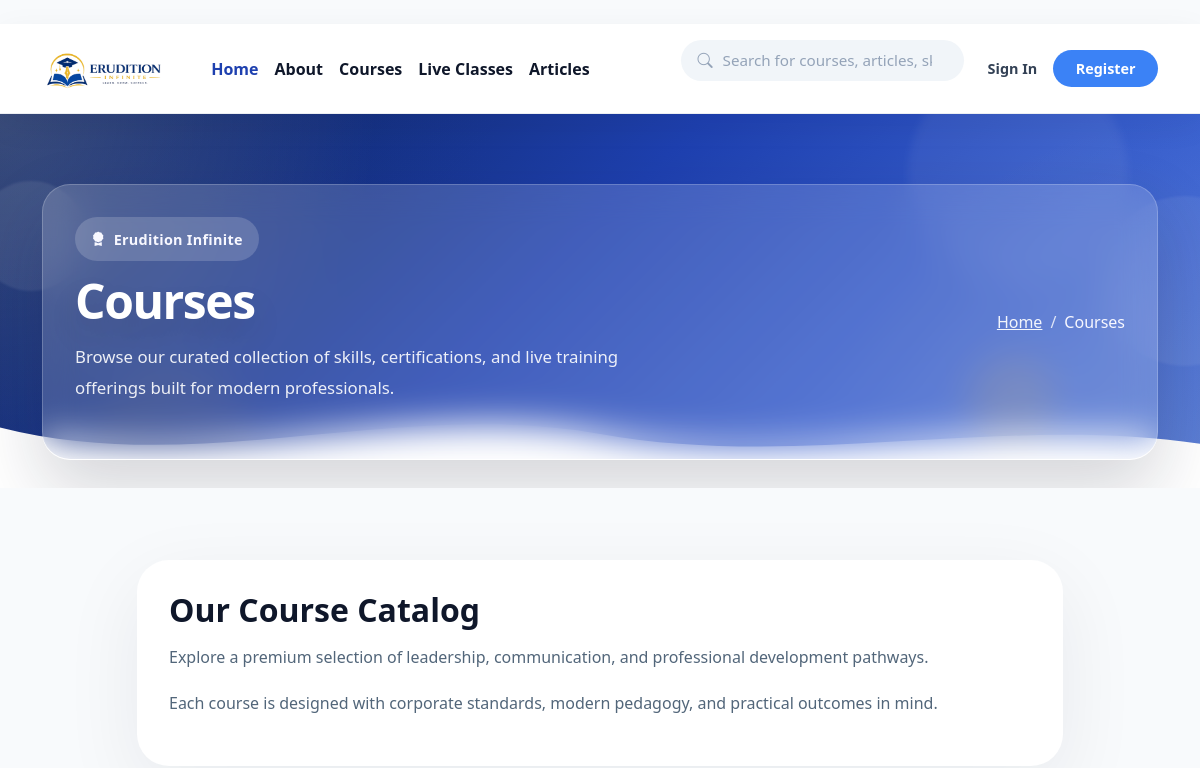
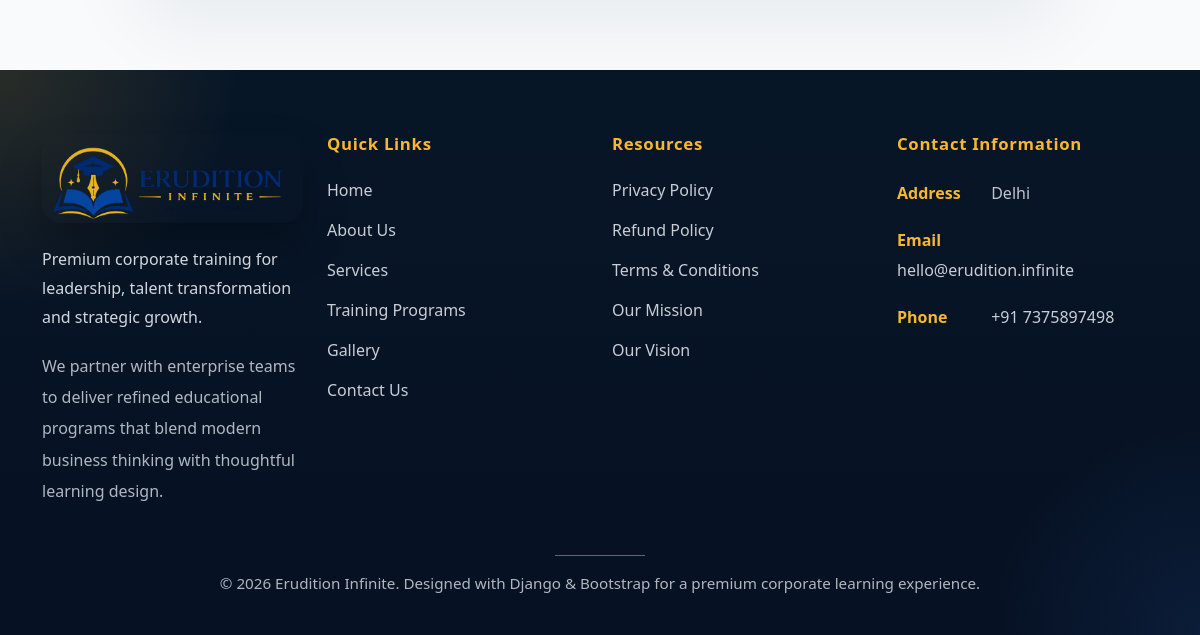
The app's page /courses/, older data (2 pictures, top to bottom).
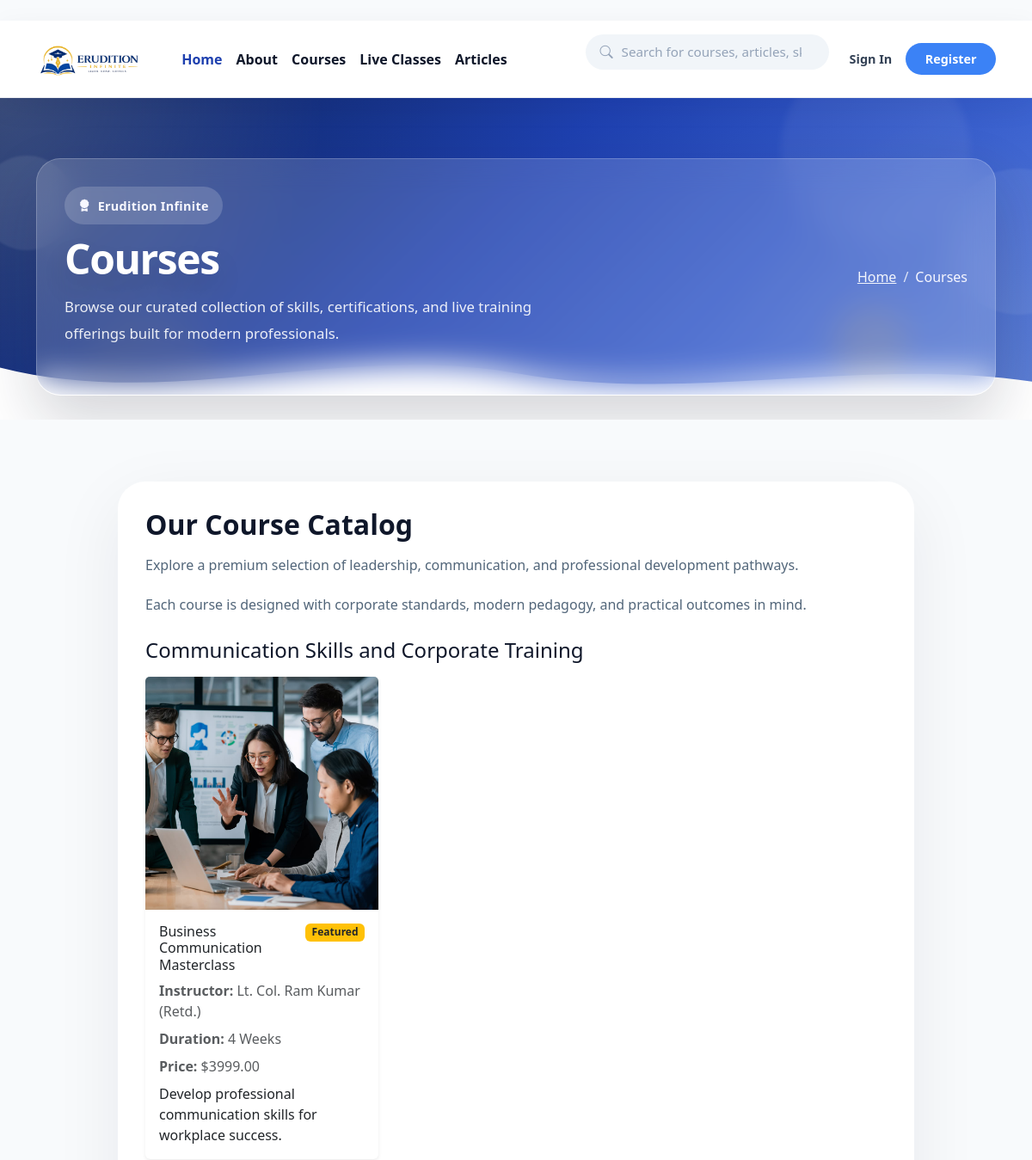
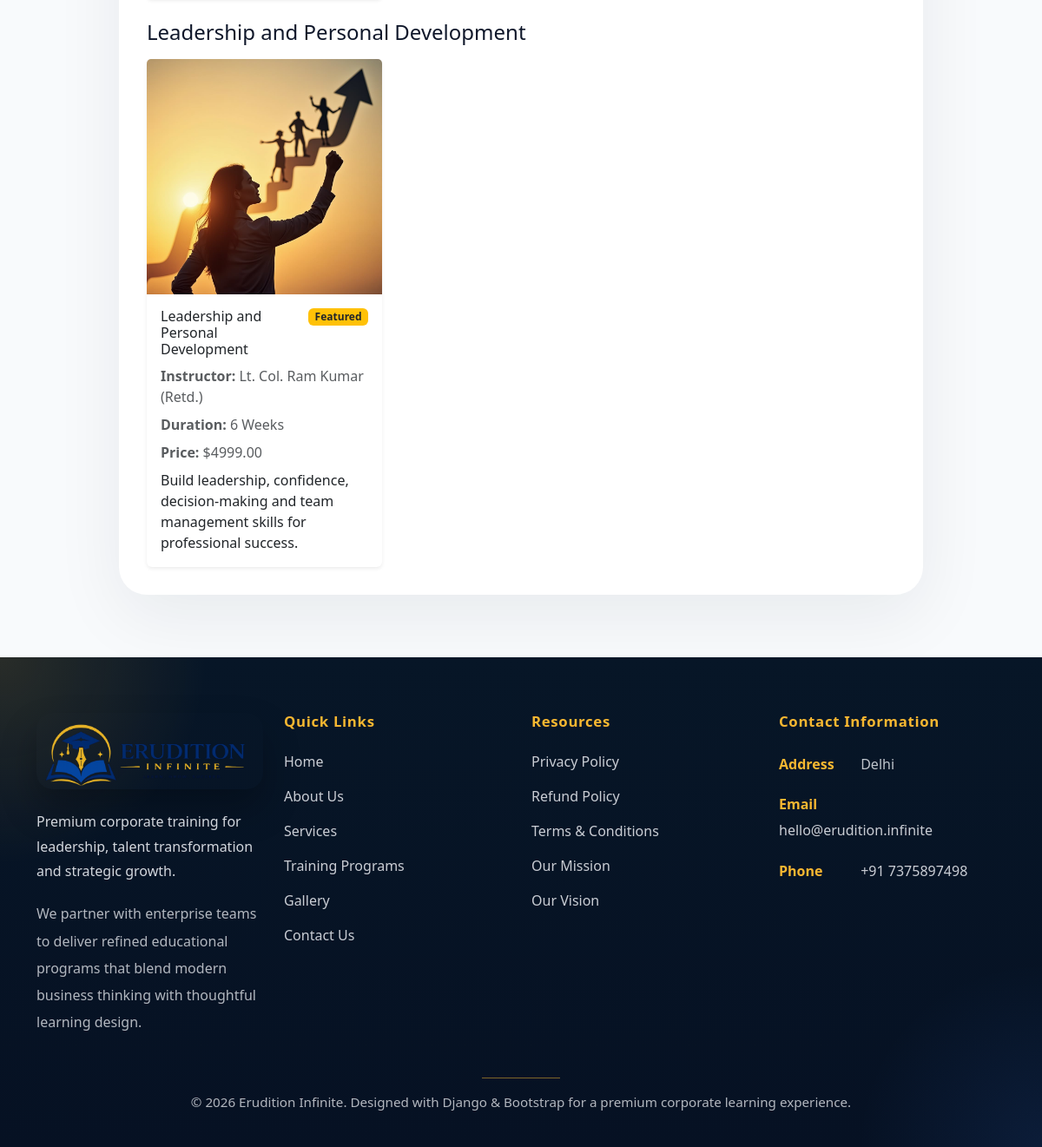
The same page, newer data (2 pictures, top to bottom).
### Erudition/models.py (models this page shows, shortened)
class Category(models.Model):
    name = models.CharField(max_length=255)
    slug = models.SlugField(unique=True)
    class Meta:
        verbose_name_plural = "categories"
        ordering = ["name"]

class Course(models.Model):
    category = models.ForeignKey(Category, on_delete=models.CASCADE, related_name='courses')
    title = models.CharField(max_length=255)
    slug = models.SlugField(max_length=255, unique=True, blank=True)
    short_description = models.CharField(max_length=255, blank=True)
    description = models.TextField(blank=True)
    course_image = models.ImageField(upload_to='courses/', blank=True, null=True)
    instructor_name = models.CharField(max_length=255, blank=True)
    duration = models.CharField(max_length=50, blank=True)
    price = models.DecimalField(max_digits=8, decimal_places=2, default=0.00)
    is_featured = models.BooleanField(default=False)
    is_active = models.BooleanField(default=True)
    created_at = models.DateTimeField(auto_now_add=True)
    class Meta:
        ordering = ('-created_at',)

### Erudition/views.py (the view)
# urls.py: path('courses/', views.courses, name='courses'),
def courses(request):
    categories = Category.objects.prefetch_related(
        Prefetch('courses', queryset=Course.objects.filter(is_active=True).order_by('-is_featured', '-created_at'))
    ).order_by('name')
    return render(request, 'Erudition/courses.html', {
        'page_title': 'Courses',
        'page_subtitle': 'Browse our curated collection of skills, certifications, and live training offerings built for modern professionals.',
        'categories': categories,
    })

### Erudition/context_processors.py (called while the page is built)
def active_announcement(request):
    announcement = Announcement.objects.filter(is_active=True).order_by('-created_at').first()
    return {'active_announcement': announcement}

### Erudition/templates/Erudition/courses.html (shortened to what this page needs)
{% extends 'Erudition/base.html' %}
{% block header_banner %}
    {% include 'Erudition/header_banner.html' %}
{% endblock %}
{% block content %}
<section class="page-section">
    <div class="container">
        <div class="row justify-content-center">
            <div class="col-lg-10">
                <div class="page-card shadow-soft">
                    <div class="card-body">
                        <h2 class="section-heading">Our Course Catalog</h2>
                        <p class="section-text">
                            Explore a premium selection of leadership, communication, and professional development pathways.
                        </p>
                        <p class="section-text">
                            Each course is designed with corporate standards, modern pedagogy, and practical outcomes in mind.
                        </p>
                        {% if categories %}
                            {% for category in categories %}
                                {% if category.courses.all %}
                                    <div class="mt-4">
                                        <h4 class="mb-3">{{ category.name }}</h4>
                                        <div class="row g-4">
                                            {% for course in category.courses.all %}
                                                <div class="col-md-6 col-lg-4">
                                                    <div class="card h-100 border-0 shadow-sm">
                                                        {% if course.course_image %}
                                                            <img src="{{ course.course_image.url }}" class="card-img-top" alt="{{ course.title }}">
                                                        {% endif %}
                                                        <div class="card-body">
                                                            <div class="d-flex justify-content-between align-items-start gap-3">
                                                                <h3 class="h6 mb-2">{{ course.title }}</h3>
                                                                {% if course.is_featured %}
                                                                    <span class="badge bg-warning text-dark">Featured</span>
                                                                {% endif %}
                                                            </div>
                                                            <p class="text-muted mb-2"><strong>Instructor:</strong> {{ course.instructor_name|default:'TBD' }}</p>
                                                            <p class="text-muted mb-2"><strong>Duration:</strong> {{ course.duration|default:'N/A' }}</p>
                                                            <p class="text-muted mb-2"><strong>Price:</strong> {% if course.price %} ${{ course.price }} {% else %} Free {% endif %}</p>
                                                            <p class="mb-0">{{ course.short_description|default:course.description|truncatechars:120 }}</p>
                                                        </div>
                                                    </div>
                                                </div>
                                            {% endfor %}
                                        </div>
                                    </div>
                                {% endif %}
                            {% endfor %}
                        {% else %}
                            <div class="alert alert-info mt-4" role="alert">
                                No courses are currently available. Please check back soon.
                            </div>
                        {% endif %}
                    </div>
                </div>
            </div>
        </div>
    </div>
</section>
{% endblock %}

### Erudition/templates/Erudition/base.html (shortened to what this page needs)
﻿﻿<!DOCTYPE html>
<html lang="en">
{% load static %}
<head>
    <link href="https://cdn.jsdelivr.net/npm/bootstrap@5.3.3/dist/css/bootstrap.min.css" rel="stylesheet">
    <link href="https://cdn.jsdelivr.net/npm/bootstrap-icons@1.11.5/font/bootstrap-icons.css" rel="stylesheet">
    <link rel="stylesheet" href="{% static 'Erudition/css/style.css' %}">
</head>
<body>
    <nav class="navbar navbar-expand-lg sticky-top">
        <div class="container">
            <a class="navbar-brand d-flex align-items-center gap-3" href="{% url 'home' %}">
                <img src="{% static 'Erudition/images/LOGO.png' %}" alt="Erudition logo" class="logo-img">
            </a>
            <div class="collapse navbar-collapse" id="navbarNav">
                <ul class="navbar-nav align-items-lg-center ms-lg-3">
                    <li class="nav-item"><a class="nav-link active" href="{% url 'home' %}">Home</a></li>
                    <li class="nav-item"><a class="nav-link" href="{% url 'about' %}">About</a></li>
                    <li class="nav-item"><a class="nav-link" href="{% url 'courses' %}">Courses</a></li>
                    <li class="nav-item"><a class="nav-link" href="#">Live Classes</a></li>
                    <li class="nav-item"><a class="nav-link" href="#">Articles</a></li>
                </ul>
                <form class="nav-search ms-lg-auto" role="search" onsubmit="return false;">
                    <i class="bi bi-search"></i>
                    <input type="search" placeholder="Search for courses, articles, skills...">
                </form>
                <div class="d-flex align-items-center nav-actions ms-lg-3">
                    <a href="#" class="nav-link-plain">Sign In</a>
                    <a href="#" class="btn-register">Register</a>
                </div>
            </div>
        </div>
    </nav>
    {% block header_banner %}{% endblock %}
    <main>
        {% block content %}{% endblock %}
    </main>
    {% include 'Erudition/footer.html' %}
</body>
</html>

### Erudition/templates/Erudition/header_banner.html
<section class="global-header-banner" role="banner">
    <div class="banner-shape shape-1"></div>
    <div class="banner-shape shape-2"></div>
    <div class="banner-shape shape-3"></div>
    <div class="banner-accent accent-1"></div>
    <div class="banner-accent accent-2"></div>
    <div class="container banner-container">
        <div class="banner-glass">
            <div class="row align-items-center gy-4">
                <div class="col-lg-7">
                    <p class="banner-eyebrow"><i class="bi bi-award-fill"></i> Erudition Infinite</p>
                    <h1 class="banner-title">{{ page_title }}</h1>
                    {% if page_subtitle %}
                    <p class="banner-subtitle">{{ page_subtitle }}</p>
                    {% endif %}
                </div>
                <div class="col-lg-5 text-lg-end">
                    <nav aria-label="breadcrumb" class="banner-breadcrumb">
                        <ol class="breadcrumb justify-content-lg-end mb-0">
                            <li class="breadcrumb-item"><a href="{% url 'home' %}">Home</a></li>
                            <li class="breadcrumb-item active" aria-current="page">{{ page_title }}</li>
                        </ol>
                    </nav>
                </div>
            </div>
        </div>
    </div>
    <div class="banner-wave-bottom">
        <svg viewBox="0 0 1440 110" preserveAspectRatio="none" aria-hidden="true">
            <path fill="#ffffff" d="M0,36 C240,98 480,0 720,44 C960,88 1200,20 1440,56 L1440,120 L0,120 Z"></path>
        </svg>
    </div>
</section>

### Erudition/templates/Erudition/footer.html
{% load static %}
<footer class="site-footer">
    <div class="container-lg">
        <div class="footer-grid row gy-5">
            <div class="col-lg-3 col-md-6">
                <div class="footer-panel">
                    <div class="footer-brand">
                        <img src="{% static 'Erudition/images/LOGO.png' %}" alt="Erudition Infinite" class="footer-logo">
                    </div>
                    <p class="footer-panel-tagline">Premium corporate training for leadership, talent transformation and strategic growth.</p>
                    <p class="footer-panel-copy">We partner with enterprise teams to deliver refined educational programs that blend modern business thinking with thoughtful learning design.</p>
                </div>
            </div>
            <div class="col-lg-3 col-md-6">
                <div class="footer-panel">
                    <h3 class="footer-heading">Quick Links</h3>
                    <ul class="footer-links list-unstyled">
                        <li><a href="{% url 'home' %}" class="footer-link">Home</a></li>
                        <li><a href="{% url 'about' %}" class="footer-link">About Us</a></li>
                        <li><a href="{% url 'courses' %}" class="footer-link">Services</a></li>
                        <li><a href="{% url 'courses' %}" class="footer-link">Training Programs</a></li>
                        <li><a href="{% url 'home' %}" class="footer-link">Gallery</a></li>
                        <li><a href="{% url 'home' %}" class="footer-link">Contact Us</a></li>
                    </ul>
                </div>
            </div>
            <div class="col-lg-3 col-md-6">
                <div class="footer-panel">
                    <h3 class="footer-heading">Resources</h3>
                    <ul class="footer-links list-unstyled">
                        <li><a href="{% url 'privacy_policy' %}" class="footer-link">Privacy Policy</a></li>
                        <li><a href="{% url 'refund_policy' %}" class="footer-link">Refund Policy</a></li>
                        <li><a href="{% url 'terms_conditions' %}" class="footer-link">Terms & Conditions</a></li>
                        <li><a href="{% url 'our_mission' %}" class="footer-link">Our Mission</a></li>
                        <li><a href="{% url 'our_vision' %}" class="footer-link">Our Vision</a></li>
                    </ul>
                </div>
            </div>
            <div class="col-lg-3 col-md-6">
                <div class="footer-panel">
                    <h3 class="footer-heading">Contact Information</h3>
                    <ul class="footer-contact list-unstyled">
                        <li><span class="contact-label">Address</span> Delhi</li>
                        <li><span class="contact-label">Email</span> <a href="mailto:hello@erudition.infinite" class="contact-link">hello@erudition.infinite</a></li>
                        <li><span class="contact-label">Phone</span> <a href="tel:+917375897498" class="contact-link">+91 7375897498</a></li>
                    </ul>
                </div>
            </div>
        </div>
        <div class="footer-bottom text-center">
            <div class="footer-divider"></div>
            <p class="footer-bottom-text">&copy; 2026 Erudition Infinite. Designed with Django & Bootstrap for a premium corporate learning experience.</p>
        </div>
    </div>
</footer>

Row changes from the older to the newer data that the page shows:
now on this page (row unchanged): Category: name "Communication Skills and Corporate Training"
added Course: course_image (picture), title "Business Communication Masterclass", is_featured "Featured", instructor_name "Lt. Col. Ram Kumar (Retd.)", duration "4 Weeks", price "3999.00", short_description "Develop professional communication skills for workplace success.", shown under "Communication Skills and Corporate Training"
now on this page (row unchanged): Category: name "Leadership and Personal Development"
added Course: course_image (picture), title "Leadership and Personal Development", is_featured "Featured", instructor_name "Lt. Col. Ram Kumar (Retd.)", duration "6 Weeks", price "4999.00", short_description "Build leadership, confidence, decision-making and team management skills for professional success."
